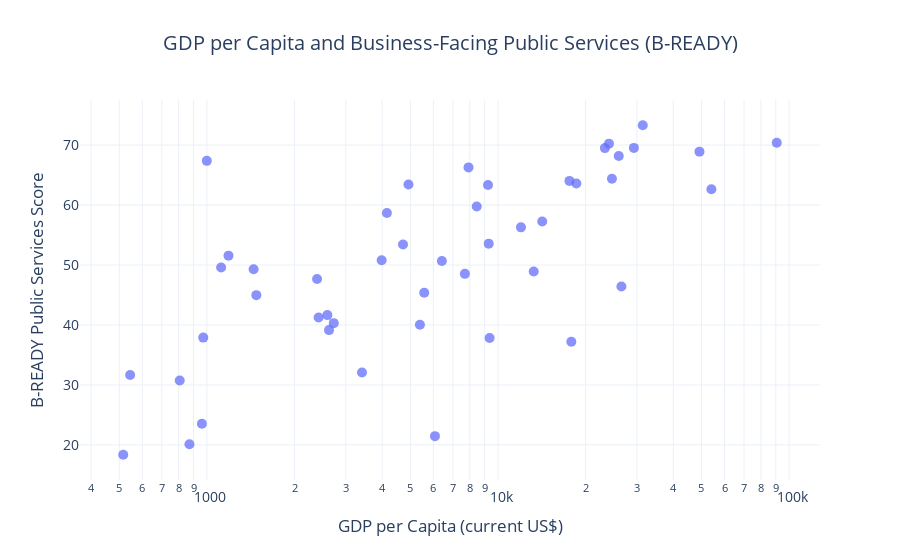

The notebook cell this image was saved under:
### Markdown cell above
## Scatter Plot: GDP per Capita vs Public Services

This scatterplot visualizes whether higher income per capita is associated with stronger performance in business-facing public services (B-READY Public Services).

Each point represents one economy.  
Because GDP per capita is typically very skewed (some countries are extremely high-income), we use a log-scale on the x-axis to make the pattern easier to see.

### Code cell
import plotly.express as px

fig = px.scatter(
    df,
    x="gdp_per_capita",
    y="public_services",
    hover_name="Economy",
    title="GDP per Capita and Business-Facing Public Services (B-READY)",
    labels={
        "gdp_per_capita": "GDP per Capita (current US$)",
        "public_services": "B-READY Public Services Score",
    },
    log_x=True,
)


fig.update_traces(marker=dict(size=10, opacity=0.75), selector=dict(mode="markers"))

fig.update_layout(
    template="plotly_white",
    title_x=0.5,
    font=dict(size=14),
    xaxis=dict(showgrid=True),
    yaxis=dict(showgrid=True),
)

fig.show()

### Figure 1 — Plotly figure (JSON) as saved in the notebook; plotly's stock layout.template omitted (floating-point values rounded to 4 significant figures)
{"data": [{"hovertemplate": "<b>%{hovertext}</b><br><br>GDP per Capita (current US$)=%{x}<br>B-READY Public Services Score=%{y}<extra></extra>", "hovertext": ["Bangladesh", "Barbados", "Bosnia and Herzegovina", "Botswana", "Bulgaria", "Cambodia", "Central African Republic", "Chad", "Colombia", "Costa Rica", "Côte d’Ivoire", "Croatia", "El Salvador", "Estonia", "Gambia, The", "Georgia", "Ghana", "Greece", "Hong Kong SAR, China", "Hungary", "Indonesia", "Iraq", "Kyrgyz Republic", "Lesotho", "Madagascar", "Mauritius", "Mexico", "Montenegro", "Morocco", "Nepal", "New Zealand", "North Macedonia", "Pakistan", "Paraguay", "Peru", "Philippines", "Portugal", "Rwanda", "Samoa", "Seychelles", "Sierra Leone", "Singapore", "Slovak Republic", "Tanzania", "Togo", "Vanuatu", "Viet Nam"], "legendgroup": "", "marker": {"color": "#636efa", "opacity": 0.75, "size": 10, "symbol": "circle"}, "mode": "markers", "name": "", "orientation": "v", "showlegend": false, "type": "scatter", "x": [2593.0, 26540.0, 9359.0, 7696.0, 17600.0, 2628.0, 516.2, 961.6, 7919.0, 18590.0, 2728.0, 24050.0, 5580.0, 31430.0, 871.3, 9241.0, 2391.0, 24630.0, 54070.0, 23290.0, 4925.0, 6074.0, 2420.0, 971.9, 545.0, 11990.0, 14190.0, 13260.0, 4153.0, 1447.0, 49210.0, 9292.0, 1479.0, 6416.0, 8452.0, 3985.0, 29290.0, 999.7, 5393.0, 17860.0, 806.7, 90670.0, 25990.0, 1187.0, 1119.0, 3411.0, 4717.0], "xaxis": "x", "y": [41.64, 46.4, 37.81, 48.52, 64.03, 39.14, 18.35, 23.51, 66.28, 63.58, 40.3, 70.24, 45.36, 73.31, 20.11, 63.33, 47.67, 64.4, 62.64, 69.5, 63.44, 21.45, 41.23, 37.89, 31.64, 56.28, 57.25, 48.92, 58.66, 49.29, 68.91, 53.56, 44.97, 50.68, 59.76, 50.8, 69.53, 67.37, 40.04, 37.21, 30.73, 70.4, 68.17, 51.56, 49.58, 32.06, 53.41], "yaxis": "y"}], "layout": {"font": {"size": 14}, "legend": {"tracegroupgap": 0}, "title": {"text": "GDP per Capita and Business-Facing Public Services (B-READY)", "x": 0.5}, "xaxis": {"anchor": "y", "domain": [0, 1], "showgrid": true, "title": {"text": "GDP per Capita (current US$)"}, "type": "log"}, "yaxis": {"anchor": "x", "domain": [0, 1], "showgrid": true, "title": {"text": "B-READY Public Services Score"}}}}
